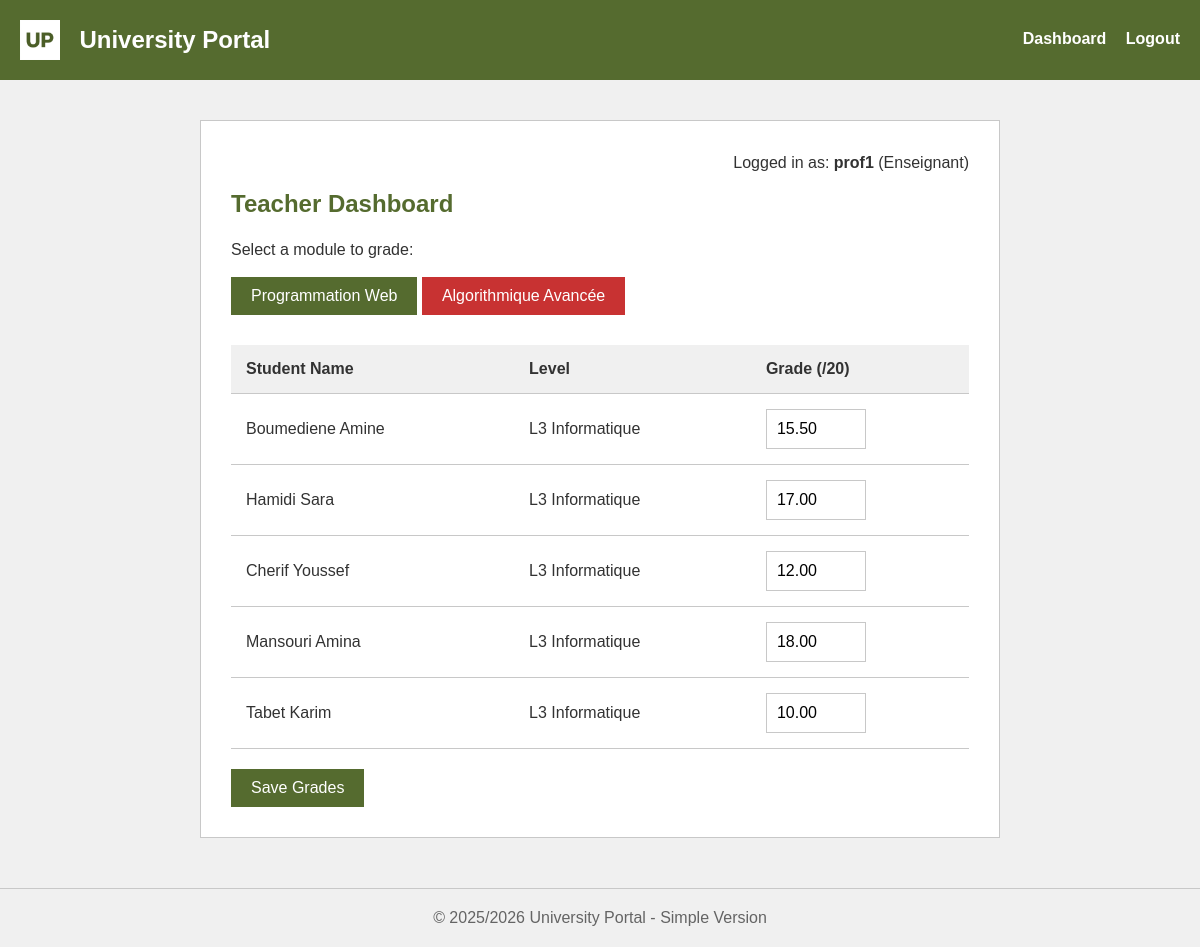
Page /dashboard.php (signed in) on the committed database.
### tables this page shows
CREATE TABLE modules (
    id INT AUTO_INCREMENT PRIMARY KEY,
    code_module VARCHAR(20) NOT NULL UNIQUE,
    intitule VARCHAR(200) NOT NULL,
    coefficient INT NOT NULL DEFAULT 1,
    id_enseignant INT NOT NULL,
    created_at TIMESTAMP DEFAULT CURRENT_TIMESTAMP,
    FOREIGN KEY (id_enseignant) REFERENCES enseignants(id) ON DELETE CASCADE
);

CREATE TABLE etudiants (
    id INT AUTO_INCREMENT PRIMARY KEY,
    matricule VARCHAR(20) NOT NULL UNIQUE,
    nom VARCHAR(100) NOT NULL,
    prenom VARCHAR(100) NOT NULL,
    date_naissance DATE NOT NULL,
    email VARCHAR(150) NOT NULL,
    niveau VARCHAR(50) NOT NULL,
    created_at TIMESTAMP DEFAULT CURRENT_TIMESTAMP
);

CREATE TABLE notes (
    id INT AUTO_INCREMENT PRIMARY KEY,
    id_etudiant INT NOT NULL,
    id_module INT NOT NULL,
    note DECIMAL(5,2) NOT NULL CHECK (note >= 0 AND note <= 20),
    date_saisie DATETIME DEFAULT CURRENT_TIMESTAMP,
    FOREIGN KEY (id_etudiant) REFERENCES etudiants(id) ON DELETE CASCADE,
    FOREIGN KEY (id_module) REFERENCES modules(id) ON DELETE CASCADE,
    UNIQUE KEY unique_note (id_etudiant, id_module)
);

### dashboard.php (the view, shortened to what this page needs)
<?php
$role = $_SESSION['user_role'];
$username = $_SESSION['username'];
$user_id = $_SESSION['user_id'];
try {
    $db = new PDO('mysql:host=localhost;dbname=gestion_scolarite;charset=utf8mb4', 'root', '');
    $db->setAttribute(PDO::ATTR_ERRMODE, PDO::ERRMODE_EXCEPTION);
} catch (PDOException $e) {
    die("Database connection failed.");
}
?>
<!DOCTYPE html>
<html lang="fr">
<head>
    <link rel="stylesheet" href="style.css">
</head>
<body>
<div class="header clearfix">
    <img src="logo.png" alt="Logo">
    <h1>University Portal</h1>
    <div class="header-links">
        <a href="dashboard.php">Dashboard</a>
        <a href="index.php?logout=1">Logout</a>
    </div>
</div>
<div class="container clearfix">
    <p style="text-align: right;">Logged in as: <strong><?php echo htmlspecialchars($username); ?></strong> (<?php echo htmlspecialchars($role); ?>)</p>
    <?php if ($role === 'Admin'): ?>
        <h2>Admin Dashboard</h2>
        <h3>Add New Student</h3>
        <form method="POST" action="dashboard.php">
            <input type="hidden" name="action" value="add_student">
            <label>Username (Login):</label>
            <input type="text" name="username" required>
            <label>Last Name:</label>
            <input type="text" name="nom" required>
            <label>First Name:</label>
            <input type="text" name="prenom" required>
            <label>Level:</label>
            <select name="niveau">
                <option value="L1 Informatique">L1 Informatique</option>
                <option value="L2 Informatique">L2 Informatique</option>
                <option value="L3 Informatique">L3 Informatique</option>
            </select>
            <button type="submit" class="btn">Add Student</button>
        </form>
        <h3 style="margin-top:40px;">Student List</h3>
        <table>
            <tr>
                <th>ID</th>
                <th>Username</th>
                <th>Last Name</th>
                <th>First Name</th>
                <th>Level</th>
                <th>Actions</th>
            </tr>
            <?php
            $students = $db->query("
                SELECT u.id as uid, e.id as eid, u.username, e.nom, e.prenom, e.niveau
                FROM utilisateurs u
                JOIN etudiants e ON u.id_ref = e.id
                WHERE u.role = 'Etudiant'
                ORDER BY e.id DESC
            ")->fetchAll(PDO::FETCH_ASSOC);
            foreach ($students as $s): ?>
                <tr>
                    <td><?php echo $s['eid']; ?></td>
                    <td><?php echo htmlspecialchars($s['username']); ?></td>
                    <td><?php echo htmlspecialchars($s['nom']); ?></td>
                    <td><?php echo htmlspecialchars($s['prenom']); ?></td>
                    <td><?php echo htmlspecialchars($s['niveau']); ?></td>
                    <td>
                        <a href="dashboard.php?delete_student=<?php echo $s['eid']; ?>" class="btn btn-danger" onclick="return confirm('Delete this student?');">Delete</a>
                    </td>
                </tr>
            <?php endforeach; ?>
        </table>
    <?php elseif ($role === 'Enseignant'): ?>
        <h2>Teacher Dashboard</h2>
        <?php
        $ens_id = $db->query("SELECT id_ref FROM utilisateurs WHERE id = $user_id")->fetchColumn();
        $modules = $db->prepare('SELECT * FROM modules WHERE id_enseignant = ?');
        $modules->execute([$ens_id]);
        $my_modules = $modules->fetchAll(PDO::FETCH_ASSOC);
        $active_module_id = $_GET['module'] ?? ($my_modules[0]['id'] ?? 0);
        ?>
        <p>Select a module to grade:</p>
        <?php foreach ($my_modules as $m): ?>
            <a href="dashboard.php?module=<?php echo $m['id']; ?>" class="btn <?php echo ($active_module_id == $m['id']) ? '' : 'btn-danger'; ?>">
                <?php echo htmlspecialchars($m['intitule']); ?>
            </a>
        <?php endforeach; ?>
        <?php if ($active_module_id): ?>
            <form method="POST" action="dashboard.php?module=<?php echo $active_module_id; ?>" style="margin-top: 30px;">
                <table>
                    <tr>
                        <th>Student Name</th>
                        <th>Level</th>
                        <th>Grade (/20)</th>
                    </tr>
                    <?php
                    $students = $db->query("SELECT id, nom, prenom, niveau FROM etudiants");
                    foreach ($students->fetchAll() as $s):
                        $gradeStmt = $db->prepare('SELECT note FROM notes WHERE id_etudiant = ? AND id_module = ?');
                        $gradeStmt->execute([$s['id'], $active_module_id]);
                        $grade = $gradeStmt->fetchColumn();
                    ?>
                    <tr>
                        <td><?php echo htmlspecialchars($s['nom'] . ' ' . $s['prenom']); ?></td>
                        <td><?php echo htmlspecialchars($s['niveau']); ?></td>
                        <td>
                            <input type="number" step="0.25" min="0" max="20" name="notes[<?php echo $s['id']; ?>]" value="<?php echo htmlspecialchars($grade !== false ? $grade : ''); ?>" style="width:100px; margin-bottom:0px;">
                        </td>
                    </tr>
                    <?php endforeach; ?>
                </table>
                <button type="submit" class="btn">Save Grades</button>
            </form>
        <?php else: ?>
            <p>You have no modules assigned.</p>
        <?php endif; ?>
    <?php endif; ?>
</div>
<div class="footer">
    © 2025/2026 University Portal - Simple Version
</div>
</body>
</html>

### style.css (style rules this page uses)
* { margin: 0px; padding: 0px; box-sizing: border-box; }
body { font-family: Arial, sans-serif; background-color: rgb(240, 240, 240); color: rgb(50, 50, 50); }
a { color: rgb(85, 107, 47); text-decoration: none; }
.header { background-color: rgb(85, 107, 47); color: rgb(255, 255, 255); padding: 20px; }
.header img { height: 40px; vertical-align: middle; margin-right: 15px; }
.header h1 { display: inline-block; font-size: 24px; vertical-align: middle; color: rgb(255, 255, 255); }
.header-links { float: right; margin-top: 10px; }
.header-links a { color: rgb(255, 255, 255); margin-left: 15px; font-weight: bold; text-decoration: none; }
.clearfix::after { content: ""; clear: both; display: table; }
.container { width: 800px; margin: 40px auto; background-color: rgb(255, 255, 255); padding: 30px; border: 1px solid rgb(200, 200, 200); }
h2 { margin-bottom: 20px; color: rgb(85, 107, 47); }
p { margin-bottom: 15px; line-height: 24px; }
.btn { background-color: rgb(85, 107, 47); color: rgb(255, 255, 255); padding: 10px 20px; border: none; cursor: pointer; font-size: 16px; text-decoration: none; display: inline-block; }
.btn-danger { background-color: rgb(200, 50, 50); }
form { margin-top: 20px; }
input[type="text"], input[type="password"], input[type="number"], input[type="email"], select { width: 100%; padding: 10px; margin-bottom: 20px; border: 1px solid rgb(200, 200, 200); font-size: 16px; }
table { width: 100%; border-collapse: collapse; margin-top: 20px; margin-bottom: 20px; }
th, td { padding: 15px; text-align: left; border-bottom: 1px solid rgb(200, 200, 200); }
th { background-color: rgb(240, 240, 240); color: rgb(50, 50, 50); }
.footer { text-align: center; margin-top: 50px; padding: 20px; color: rgb(100, 100, 100); border-top: 1px solid rgb(200, 200, 200); }

### rows in the picture
modules: intitule "Programmation Web"
modules: intitule "Algorithmique Avancée"
etudiants: nom+prenom "Boumediene Amine", niveau "L3 Informatique", note "15.50"
etudiants: nom+prenom "Hamidi Sara", niveau "L3 Informatique", note "17.00"
etudiants: nom+prenom "Cherif Youssef", niveau "L3 Informatique", note "12.00"
etudiants: nom+prenom "Mansouri Amina", niveau "L3 Informatique", note "18.00"
etudiants: nom+prenom "Tabet Karim", niveau "L3 Informatique", note "10.00"

### other values in the picture
$username "prof1"
$role "Enseignant"
